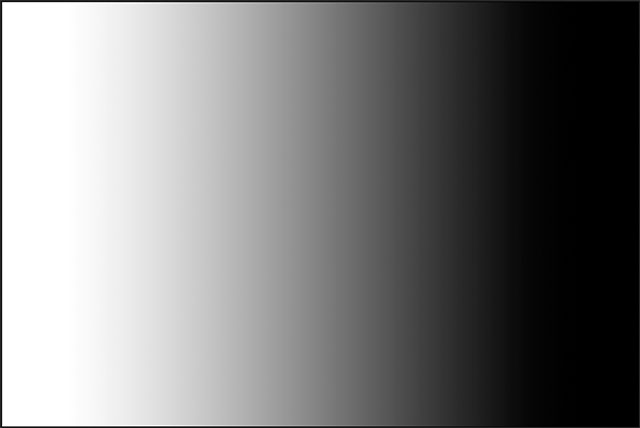
#> input picture opencv/images/gradient.png, 640 x 428 px, found by its file name
$ jupyter execute 4_thresholding.ipynb   (shell and % lines are left out)   (Python 2 division)
#> lines starting #> are read from the running program, lines starting #| are printed output that depends on the picture; after the words box and inside, x2 and y2 are one past the last pixel; in counts of white or black regions, pixels touching at a corner belong together
[cell 1]
import cv2
import numpy as np
import matplotlib.pyplot as plt

def imshow(image):
    if len(image.shape) == 2 or (len(image.shape) == 3 and image.shape[-1] == 1):
        plt.imshow(image, cmap='gray')
    else:
        plt.imshow(cv2.cvtColor(image, cv2.COLOR_BGR2RGB))

### Proste progowanie

Sprawa jest prosta. Jeśli wartość piksela jest większa niż wartość progowa, to przypisywana jest jedna wartość (może być biała), w przeciwnym razie przypisywana jest inna wartość (może być czarna).

W tym celu używa się funkcji __cv2.threshold__. [dokumentacja](https://docs.opencv.org/3.4/d7/d1b/group__imgproc__misc.html#gae8a4a146d1ca78c626a53577199e9c57)
- Pierwszym argumentem jest obraz źródłowy, który powinien być obrazem w __skali szarości__.
- Drugim argumentem jest wartość progowa, która służy do klasyfikacji wartości pikseli.
- Trzeci argument to maxVal, który reprezentuje wartość, która ma być podana, jeśli wartość piksela jest większa (czasami mniejsza) od wartości progowej.

OpenCV dostarcza różne metody progowania i decyduje o tym czwarty parametr funkcji. Są to:
- cv2.THRESH_BINARY:   $dst(x,y) = \texttt{maxval} ~~~ if ~~\texttt{src}(x,y) ~~> \texttt{thresh} else ~~{0}$
- cv2.THRESH_BINARY_INV: Odwrotność binarnej
- cv2.THRESH_TRUNC: $dst(x,y) = \texttt{thresh} ~~~ if ~~\texttt{src}(x,y) ~~> \texttt{thresh} else  ~~\texttt{src}(x,y)$
- cv2.THRESH_TOZERO: $dst(x,y) = \texttt{src}(x,y) ~~~ if ~~\texttt{src}(x,y) ~~> \texttt{thresh} else  ~~0$
- cv2.THRESH_TOZERO_INV: Odwrotność TOZERO

[cell 2]
plt.rcParams['figure.figsize'] = [15, 10]

image = cv2.imread('agh_cv/gradient.png')
#> image is the input picture: shape (428, 640, 3); min 0, max 255, mean 125.5

ret, thresh1 = cv2.threshold(image, thresh=127, maxval=255, type=cv2.THRESH_BINARY)
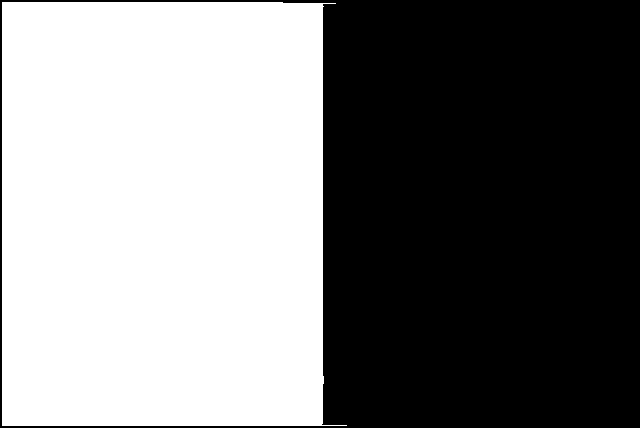
#> thresh1: shape (428, 640, 3); 49.7% white; 1 white region, box (x1, y1, x2, y2) and area: (2, 2, 347, 426) 136109
ret, thresh2 = cv2.threshold(image, thresh=127, maxval=255, type=cv2.THRESH_BINARY_INV)
ret, thresh3 = cv2.threshold(image, thresh=127, maxval=255, type=cv2.THRESH_TRUNC)
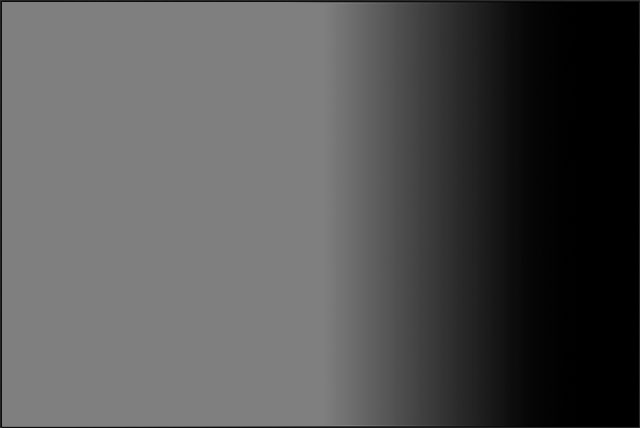
#> thresh3: shape (428, 640, 3); min 0, max 127, mean 83.9
ret, thresh4 = cv2.threshold(image, thresh=127, maxval=255, type=cv2.THRESH_TOZERO)
ret, thresh5 = cv2.threshold(image, thresh=127, maxval=255, type=cv2.THRESH_TOZERO_INV)
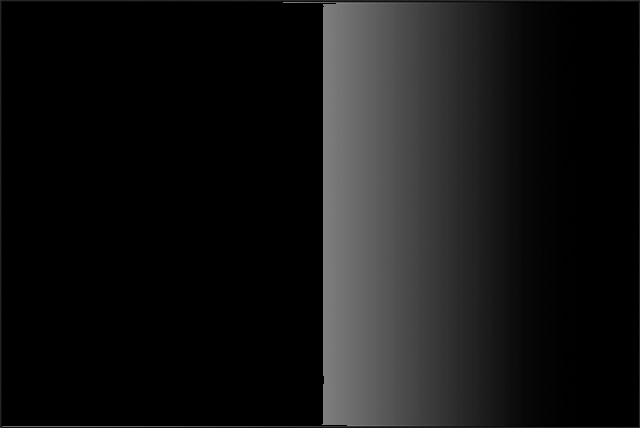
#> thresh5: shape (428, 640, 3); min 0, max 127, mean 20.8

titles = ['Original Image','BINARY','BINARY_INV','TRUNC','TOZERO','TOZERO_INV']
images = [image, thresh1, thresh2, thresh3, thresh4, thresh5]

for i in range(6):
    plt.subplot(2,3,i+1), imshow(images[i])
    plt.title(titles[i])
    plt.xticks([]),plt.yticks([])
plt.show()

### Progowanie Adaptacyjne
W poprzedniej sekcji wykorzystaliśmy wartość globalną jako wartość progową. Ale może to nie być dobre we wszystkich warunkach, w których obraz ma różne warunki oświetleniowe w różnych obszarach. W takim przypadku wybieramy próg adaptacyjny. Wówczas algorytm oblicza próg dla małych obszarów obrazu. Otrzymujemy więc różne progi dla różnych regionów tego samego obrazu i daje nam to lepsze wyniki dla obrazów o różnym naświetleniu. Metoda adaptacyjna - decyduje o sposobie obliczania wartości progowej.

Ma trzy „specjalne” parametry wejściowe: [dokumentacja](https://docs.opencv.org/3.4/d7/d1b/group__imgproc__misc.html#ga72b913f352e4a1b1b397736707afcde3)

- __cv2.ADAPTIVE_THRESH_MEAN_C__: wartość progowa jest średnią obszaru sąsiedztwa lub __cv2.ADAPTIVE_THRESH_GAUSSIAN_C__: wartość progowa to ważona suma wartości sąsiedztwa, w których wagi są określone rozkładem gaussowskim.
- __Rozmiar bloku__ - decyduje o wielkości obszaru sąsiedztwa.
- __C__ - stała odejmowana od obliczonej średniej lub średniej ważonej.

### Progowanie Otsu

Jest to algorytm służący do progowania obrazu (binaryzacji), czyli konwersji obrazu w odcieniach szarości do obrazu binarnego. Opublikowany został w 1979 roku, a jego autorem jest Nobuyuki Otsu. Jest to metoda progowania globalnego, oparta na histogramie. Metoda polega na minimalizacji sumy ważonej wariancji dwóch klas (tła i obiektów pierwszego planu), co jest tożsame z maksymalizacją wariancji międzyklasowej.

[cell 3]
image = cv2.imread('agh_cv/sudoku_threshold.png', 1)
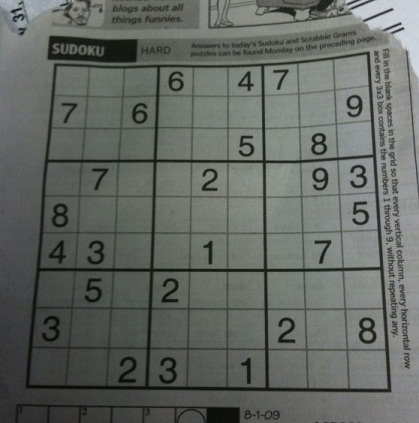
#> input picture opencv/images/sudoku_threshold.png, 419 x 423 px, found by its file name
#> image is the input picture: shape (423, 419, 3); mean B, G, R 98.9, 103.6, 99.4
image = cv2.cvtColor(image, cv2.COLOR_BGR2GRAY)
#> image: shape (423, 419)

# punkty do przekształcenia perspektywy
pts1 = np.float32([[50, 50], [400, 50], [15, 400], [400, 400]])
pts2 = np.float32([[0,0],[300,0],[0,300],[300,300]])

# przekształcenie perspektywy
transformation_matrix = cv2.getPerspectiveTransform(pts1,pts2)
image = cv2.warpPerspective(image, transformation_matrix, (300,300))
#> image: shape (300, 300)

# progowanie binarne
ret, th1 = cv2.threshold(image, 127, 255, cv2.THRESH_BINARY)
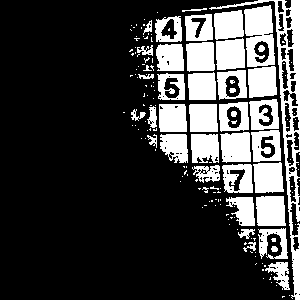
#> th1: shape (300, 300); 24.3% white; 161 white regions (119 under 20 px), largest, box (x1, y1, x2, y2) and area: (209, 0, 300, 300) 3124, (244, 5, 275, 67) 1362, (256, 196, 286, 226) 838

# progowanie adaptacyjne maxValue, adaptiveMethod, thresholdType, blockSize, C
th2 = cv2.adaptiveThreshold(image,
                            maxValue=255,
                            adaptiveMethod=cv2.ADAPTIVE_THRESH_MEAN_C,
                            thresholdType=cv2.THRESH_BINARY,
                            blockSize=13,
                            C=8)
#> th2: shape (300, 300); 80.5% white; 88 black regions (29 under 20 px), largest, box (x1, y1, x2, y2) and area: (4, 1, 294, 295) 12055, (0, 0, 75, 11) 450, (267, 234, 282, 256) 177
th3 = cv2.adaptiveThreshold(image,
                            maxValue=255,
                            adaptiveMethod=cv2.ADAPTIVE_THRESH_GAUSSIAN_C,
                            thresholdType=cv2.THRESH_BINARY,
                            blockSize=13,
                            C=8)
#> th3: shape (300, 300); 83.1% white; black in thin lines or dots
ret, otsu = cv2.threshold(image, 0, 255, cv2.THRESH_BINARY+cv2.THRESH_OTSU)
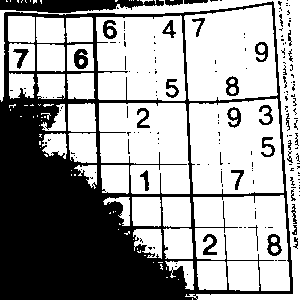
#> otsu: shape (300, 300); 62.5% white; 173 black regions (140 under 20 px), largest, box (x1, y1, x2, y2) and area: (0, 1, 293, 300) 28992, (0, 0, 164, 13) 1513, (74, 49, 88, 69) 200
#> ret = 94
# imshow(th3, cmap='gray')


titles = ['Original Image', 'Global Thresholding (v = 127)', 'Otsu',
            'Adaptive Mean Thresholding', 'Adaptive Gaussian Thresholding']
images = [image, th1, otsu, th2, th3]

for i in range(5):
    plt.subplot(2,3,i+1),imshow(images[i])
    plt.title(titles[i])
    plt.xticks([]),plt.yticks([])
plt.show()

## Przykład książka w złym świetle

[cell 4]
image = cv2.imread('agh_cv/book_threshold.png')
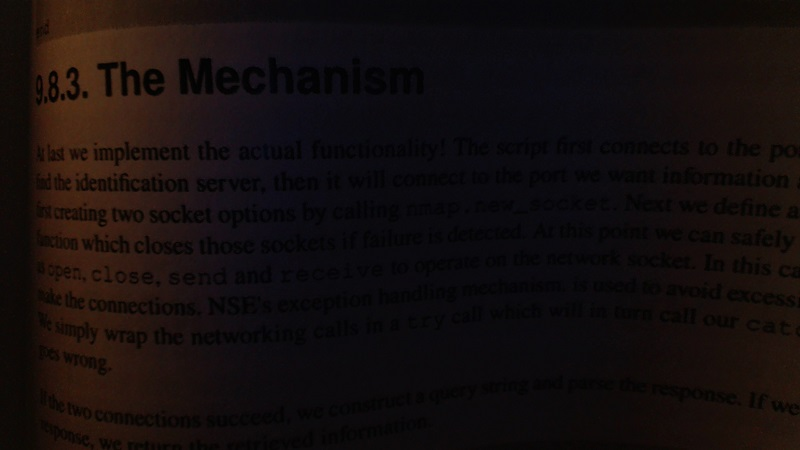
#> input picture opencv/images/book_threshold.png, 800 x 450 px, found by its file name
#> image is the input picture: shape (450, 800, 3); mean B, G, R 13.4, 13.6, 20.3
imshow(cv2.cvtColor(image, cv2.COLOR_BGR2RGB))

[cell 5]
ret, threshold = cv2.threshold(image, 12, 255, cv2.THRESH_BINARY)
imshow(cv2.cvtColor(threshold, cv2.COLOR_BGR2RGB))

Obraz jest teraz nieco lepszy, ale nadal nie jest to dobra jakość - nadal niemożliwe byłoby wykorzystanie tego obrazka do OCRu. Zobaczmy, czy uda nam się to jeszcze bardziej polepszyć. Najpierw przekonwertujemy obrazek w skali szarości, a następnie wykonamy progowanie.

[cell 6]
gray = cv2.cvtColor(image, cv2.COLOR_BGR2GRAY)
ret, threshold = cv2.threshold(gray, 11, 255, cv2.THRESH_BINARY)
#> threshold: shape (450, 800); 56.7% white; 1267 black regions (1081 under 20 px), largest, box (x1, y1, x2, y2) and area: (192, 93, 737, 450) 105443, (253, 0, 771, 52) 12923, (0, 88, 37, 450) 8052
imshow(threshold)

Nie jest to najlepszy wynik, spróbujmy progowania adaptacyjnego jak w przykładzie z sudoku.

[cell 7]
threshold = cv2.adaptiveThreshold(gray, 255, cv2.ADAPTIVE_THRESH_GAUSSIAN_C, cv2.THRESH_BINARY, 115, 1)
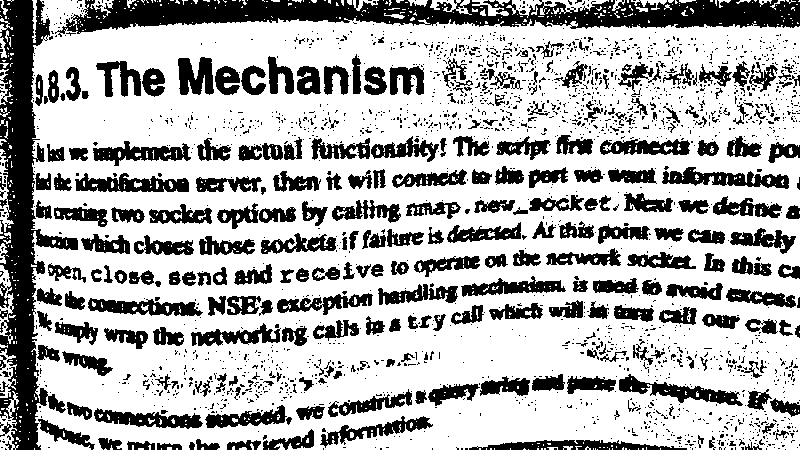
#> threshold: shape (450, 800); 69.3% white; 2145 black regions (1865 under 20 px), largest, box (x1, y1, x2, y2) and area: (55, 0, 800, 37) 14872, (0, 0, 78, 450) 13658, (662, 167, 789, 189) 1363
#> the sliders are set to img = agh_cv/task_thresholding1.png, threshold = 0
imshow(threshold)

## Zadanie

Wypróbuj poznane metody progowania na zdjęciach zapisanych w plikach kolejno:
- 'agh_cv/task_thresholding1.png'
- 'agh_cv/task_thresholding2.png'
- 'agh_cv/task_thresholding3.png'

[cell 8]
from ipywidgets import interact

def thresh(img, threshold):
#> called with img = 'agh_cv/task_thresholding1.png', threshold = 0
    image = cv2.imread(img, 0)
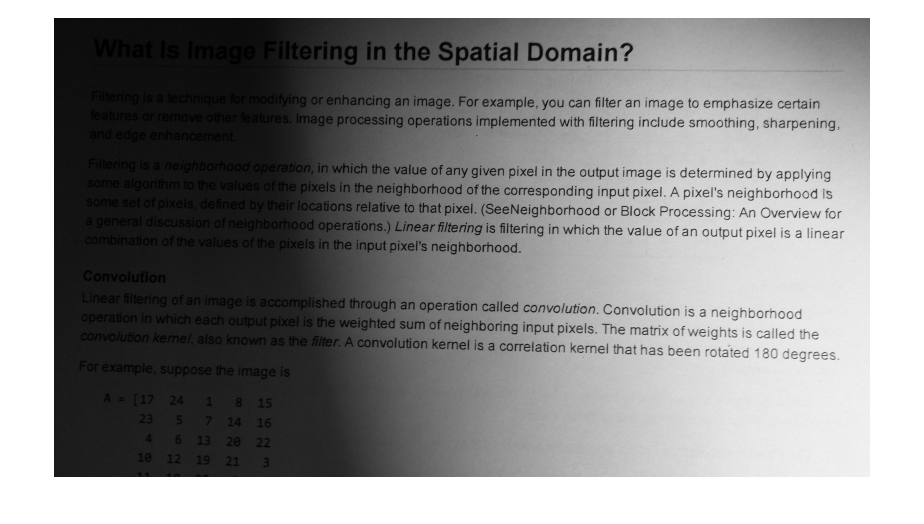
#> input picture opencv/images/task_thresholding1.png, 1848 x 1048 px, found by its file name (shown at 1/2 size)
#> image is the input picture: shape (1048, 1848); min 0, max 255, mean 143.1
    imshow(cv2.threshold(image, thresh=threshold, maxval=255, type=cv2.THRESH_BINARY)[1])

interact(thresh, img=['agh_cv/task_thresholding1.png', 'agh_cv/task_thresholding2.png', 'agh_cv/task_thresholding3.png'], threshold=range(0, 256))

[cell 9]
from ipywidgets import interact
gray = cv2.cvtColor(image, cv2.COLOR_BGR2GRAY)

def thresh_adaptive(img, blockSize, C):
    image = cv2.imread(img, 0)
    imshow(cv2.adaptiveThreshold(image, 255, cv2.ADAPTIVE_THRESH_GAUSSIAN_C, cv2.THRESH_BINARY, blockSize, C))

interact(thresh_adaptive, img=['agh_cv/task_thresholding1.png', 'agh_cv/task_thresholding2.png', 'agh_cv/task_thresholding3.png'], blockSize=range(3, 500, 2), C=range(0, 256))
#> the sliders are set to img = agh_cv/task_thresholding1.png, blockSize = 3, C = 0
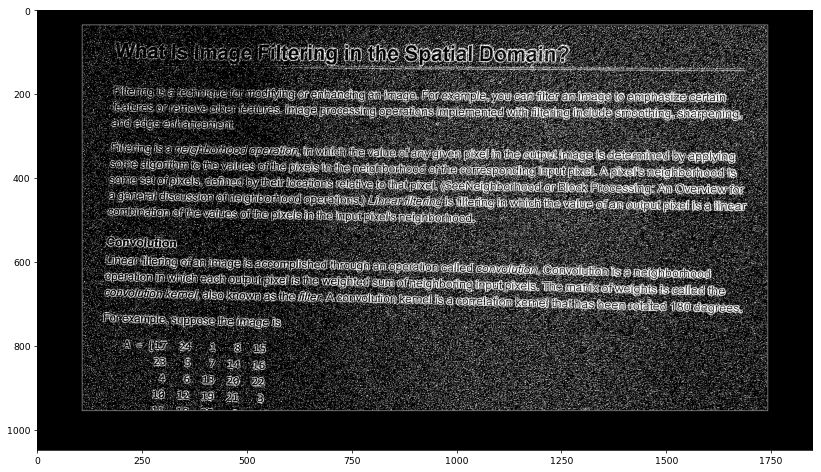
#> figure drawn by matplotlib, 1 panel
